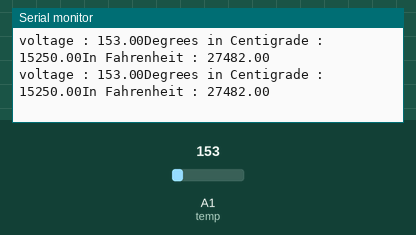
The sketch below on a simulated Arduino Uno, built with avr-gcc and run on an emulated ATmega328P. Shown: the last lines printed to the serial monitor. The test bench sets the inputs (shaded band); at power-on: A1 (temp) = 153.

Above: at 1.8 s.
1.9 s: A1 (temp) set to 165
At 2.7 s:
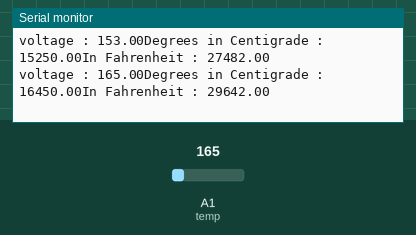
3.4 s: A1 (temp) set to 175
At 4.9 s:
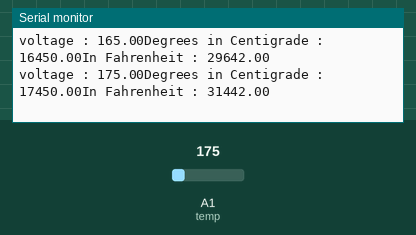
Timing chart, 0 to 6.4 s (numbered marks = the images above; inputs shaded):
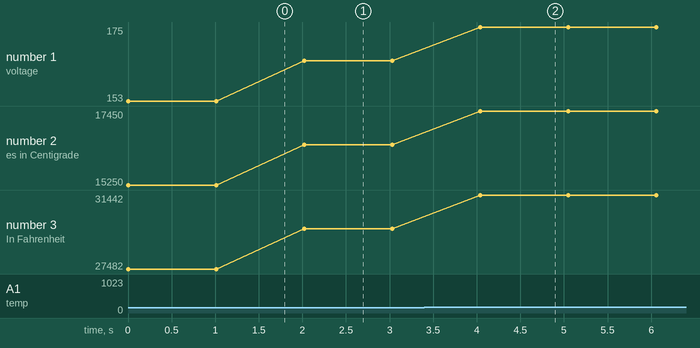

The sketch:

TEMP.ino
```cpp
const int temp=1;

void setup() {
  // put your setup code here, to run once:
Serial.begin(9600);
}

void loop() {
  // put your main code here, to run repeatedly:
float voltage,degreeC,degreeF;
voltage = analogRead(temp);
degreeC = (voltage-0.5)*100.0;
degreeF = degreeC * (9.0/5.0) + 32;
Serial.print("voltage : ");
Serial.print(voltage);
Serial.print("Degrees in Centigrade : ");
Serial.print(degreeC);
Serial.print("In Fahrenheit : ");
Serial.println(degreeF);
delay(1000);
}
```

Measured:
- after the input at 1.9 s, the serial monitor: prints a new line after 0.12 s (image 1)
- after the input at 3.4 s, the serial monitor: prints a new line after 0.64 s (image 2)
- plotted number 1: 153 → 165 after the input at 1.9 s, 165 → 175 after the input at 3.4 s
- plotted number 2: 15250 → 16450 after the input at 1.9 s, 16450 → 17450 after the input at 3.4 s
- plotted number 3: 27482 → 29642 after the input at 1.9 s, 29642 → 31442 after the input at 3.4 s
